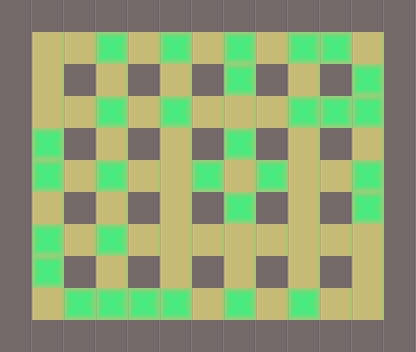

This is a level from a 2D game, rendered from its Tiled map with the project's own tilesets. A one-line summary and the complete map file follow:
An orthogonal 13x11 tile map with 32x32 px tiles, 2 tile layers (base, piedras).

<map version="1.0" orientation="orthogonal" renderorder="right-down" width="13" height="11" tilewidth="32" tileheight="32" nextobjectid="1">
 <properties>
  <property name="nombre" value="Nivel 5" />
 </properties>
 <tileset firstgid="1" name="tile" tilewidth="32" tileheight="32" tilecount="3">
  <image source="../tilebase.png" width="96" height="32" />
  <terraintypes>
   <terrain name="New Terrain" tile="-1" />
  </terraintypes>
 </tileset>
 <layer name="base" width="13" height="11">
  <data>
   <tile gid="1" />
   <tile gid="1" />
   <tile gid="1" />
   <tile gid="1" />
   <tile gid="1" />
   <tile gid="1" />
   <tile gid="1" />
   <tile gid="1" />
   <tile gid="1" />
   <tile gid="1" />
   <tile gid="1" />
   <tile gid="1" />
   <tile gid="1" />
   <tile gid="1" />
   <tile gid="2" />
   <tile gid="2" />
   <tile gid="2" />
   <tile gid="2" />
   <tile gid="2" />
   <tile gid="2" />
   <tile gid="2" />
   <tile gid="2" />
   <tile gid="2" />
   <tile gid="2" />
   <tile gid="2" />
   <tile gid="1" />
   <tile gid="1" />
   <tile gid="2" />
   <tile gid="1" />
   <tile gid="2" />
   <tile gid="1" />
   <tile gid="2" />
   <tile gid="1" />
   <tile gid="2" />
   <tile gid="1" />
   <tile gid="2" />
   <tile gid="1" />
   <tile gid="2" />
   <tile gid="1" />
   <tile gid="1" />
   <tile gid="2" />
   <tile gid="2" />
   <tile gid="2" />
   <tile gid="2" />
   <tile gid="2" />
   <tile gid="2" />
   <tile gid="2" />
   <tile gid="2" />
   <tile gid="2" />
   <tile gid="2" />
   <tile gid="2" />
   <tile gid="1" />
   <tile gid="1" />
   <tile gid="2" />
   <tile gid="1" />
   <tile gid="2" />
   <tile gid="1" />
   <tile gid="2" />
   <tile gid="1" />
   <tile gid="2" />
   <tile gid="1" />
   <tile gid="2" />
   <tile gid="1" />
   <tile gid="2" />
   <tile gid="1" />
   <tile gid="1" />
   <tile gid="2" />
   <tile gid="2" />
   <tile gid="2" />
   <tile gid="2" />
   <tile gid="2" />
   <tile gid="2" />
   <tile gid="2" />
   <tile gid="2" />
   <tile gid="2" />
   <tile gid="2" />
   <tile gid="2" />
   <tile gid="1" />
   <tile gid="1" />
   <tile gid="2" />
   <tile gid="1" />
   <tile gid="2" />
   <tile gid="1" />
   <tile gid="2" />
   <tile gid="1" />
   <tile gid="2" />
   <tile gid="1" />
   <tile gid="2" />
   <tile gid="1" />
   <tile gid="2" />
   <tile gid="1" />
   <tile gid="1" />
   <tile gid="2" />
   <tile gid="2" />
   <tile gid="2" />
   <tile gid="2" />
   <tile gid="2" />
   <tile gid="2" />
   <tile gid="2" />
   <tile gid="2" />
   <tile gid="2" />
   <tile gid="2" />
   <tile gid="2" />
   <tile gid="1" />
   <tile gid="1" />
   <tile gid="2" />
   <tile gid="1" />
   <tile gid="2" />
   <tile gid="1" />
   <tile gid="2" />
   <tile gid="1" />
   <tile gid="2" />
   <tile gid="1" />
   <tile gid="2" />
   <tile gid="1" />
   <tile gid="2" />
   <tile gid="1" />
   <tile gid="1" />
   <tile gid="2" />
   <tile gid="2" />
   <tile gid="2" />
   <tile gid="2" />
   <tile gid="2" />
   <tile gid="2" />
   <tile gid="2" />
   <tile gid="2" />
   <tile gid="2" />
   <tile gid="2" />
   <tile gid="2" />
   <tile gid="1" />
   <tile gid="1" />
   <tile gid="1" />
   <tile gid="1" />
   <tile gid="1" />
   <tile gid="1" />
   <tile gid="1" />
   <tile gid="1" />
   <tile gid="1" />
   <tile gid="1" />
   <tile gid="1" />
   <tile gid="1" />
   <tile gid="1" />
   <tile gid="1" />
  </data>
 </layer>
 <layer name="piedras" width="13" height="11">
  <data>
   <tile gid="0" />
   <tile gid="0" />
   <tile gid="0" />
   <tile gid="0" />
   <tile gid="0" />
   <tile gid="0" />
   <tile gid="0" />
   <tile gid="0" />
   <tile gid="0" />
   <tile gid="0" />
   <tile gid="0" />
   <tile gid="0" />
   <tile gid="0" />
   <tile gid="0" />
   <tile gid="0" />
   <tile gid="0" />
   <tile gid="3" />
   <tile gid="0" />
   <tile gid="3" />
   <tile gid="0" />
   <tile gid="3" />
   <tile gid="0" />
   <tile gid="3" />
   <tile gid="3" />
   <tile gid="0" />
   <tile gid="0" />
   <tile gid="0" />
   <tile gid="0" />
   <tile gid="0" />
   <tile gid="0" />
   <tile gid="0" />
   <tile gid="0" />
   <tile gid="0" />
   <tile gid="3" />
   <tile gid="0" />
   <tile gid="0" />
   <tile gid="0" />
   <tile gid="3" />
   <tile gid="0" />
   <tile gid="0" />
   <tile gid="0" />
   <tile gid="0" />
   <tile gid="3" />
   <tile gid="0" />
   <tile gid="3" />
   <tile gid="0" />
   <tile gid="0" />
   <tile gid="0" />
   <tile gid="3" />
   <tile gid="3" />
   <tile gid="3" />
   <tile gid="0" />
   <tile gid="0" />
   <tile gid="3" />
   <tile gid="0" />
   <tile gid="0" />
   <tile gid="0" />
   <tile gid="0" />
   <tile gid="0" />
   <tile gid="3" />
   <tile gid="0" />
   <tile gid="0" />
   <tile gid="0" />
   <tile gid="0" />
   <tile gid="0" />
   <tile gid="0" />
   <tile gid="3" />
   <tile gid="0" />
   <tile gid="3" />
   <tile gid="0" />
   <tile gid="0" />
   <tile gid="3" />
   <tile gid="0" />
   <tile gid="3" />
   <tile gid="0" />
   <tile gid="0" />
   <tile gid="3" />
   <tile gid="0" />
   <tile gid="0" />
   <tile gid="0" />
   <tile gid="0" />
   <tile gid="0" />
   <tile gid="0" />
   <tile gid="0" />
   <tile gid="0" />
   <tile gid="3" />
   <tile gid="0" />
   <tile gid="0" />
   <tile gid="0" />
   <tile gid="3" />
   <tile gid="0" />
   <tile gid="0" />
   <tile gid="3" />
   <tile gid="0" />
   <tile gid="3" />
   <tile gid="0" />
   <tile gid="0" />
   <tile gid="0" />
   <tile gid="0" />
   <tile gid="0" />
   <tile gid="0" />
   <tile gid="0" />
   <tile gid="0" />
   <tile gid="0" />
   <tile gid="0" />
   <tile gid="3" />
   <tile gid="0" />
   <tile gid="0" />
   <tile gid="0" />
   <tile gid="0" />
   <tile gid="0" />
   <tile gid="0" />
   <tile gid="0" />
   <tile gid="0" />
   <tile gid="0" />
   <tile gid="0" />
   <tile gid="0" />
   <tile gid="0" />
   <tile gid="0" />
   <tile gid="3" />
   <tile gid="3" />
   <tile gid="3" />
   <tile gid="3" />
   <tile gid="0" />
   <tile gid="3" />
   <tile gid="0" />
   <tile gid="3" />
   <tile gid="0" />
   <tile gid="0" />
   <tile gid="0" />
   <tile gid="0" />
   <tile gid="0" />
   <tile gid="0" />
   <tile gid="0" />
   <tile gid="0" />
   <tile gid="0" />
   <tile gid="0" />
   <tile gid="0" />
   <tile gid="0" />
   <tile gid="0" />
   <tile gid="0" />
   <tile gid="0" />
   <tile gid="0" />
  </data>
 </layer>
</map>
